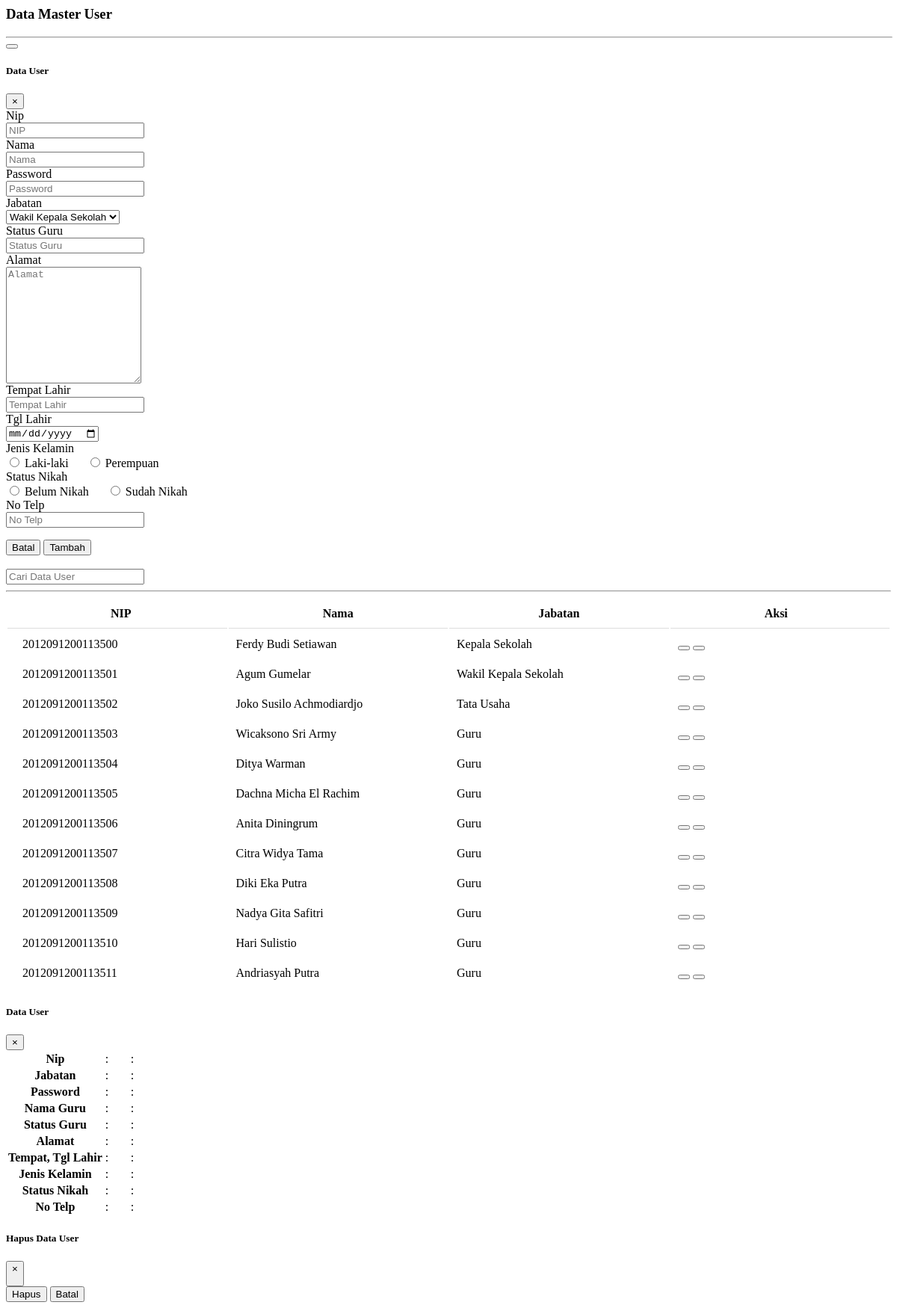
Screenshot of /admin/pages/muser.php with the database file from the repository.
### tables this page shows
CREATE TABLE IF NOT EXISTS `user` (
  `nip` char(18) NOT NULL,
  `id_jenis_user` int(11) DEFAULT NULL,
  `password` varchar(100) DEFAULT NULL,
  `nama_guru` varchar(100) DEFAULT NULL,
  `status_guru` varchar(100) DEFAULT NULL,
  `alamat` text,
  `tempat_lahir` varchar(100) DEFAULT NULL,
  `tgl_lahir` date DEFAULT NULL,
  `jenis_kelamin` char(1) DEFAULT NULL,
  `status_nikah` char(1) DEFAULT NULL,
  `no_telp` varchar(20) DEFAULT NULL,
  PRIMARY KEY (`nip`),
  KEY `id_jenis_user` (`id_jenis_user`),
  CONSTRAINT `FK_user_jenis_user` FOREIGN KEY (`id_jenis_user`) REFERENCES `jenis_user` (`id_jenis_user`) ON DELETE CASCADE ON UPDATE CASCADE
);

CREATE TABLE IF NOT EXISTS `jenis_user` (
  `id_jenis_user` int(10) NOT NULL AUTO_INCREMENT,
  `jabatan` varchar(20) DEFAULT NULL,
  `level` int(11) DEFAULT NULL,
  PRIMARY KEY (`id_jenis_user`)
);

### admin/pages/muser.php (the view, shortened to what this page needs)
<div class="container">
	<div class="row">
		<div class="col">
			<h3>Data Master User</h3>
		</div>
	</div>
	<hr class="bg-primary" width="100%">
	<div class="contaienr">
		<div class="col">
			<button type="button" class="btn btn-primary" data-toggle="modal" data-target="#exampleModal">
			</button>
			<?php
				$btn = "Tambah";
			?>
			<div class="modal fade" id="exampleModal" tabindex="-1" role="dialog" aria-labelledby="exampleModalLabel" aria-hidden="true">
			  	<div class="modal-dialog modal-lg" role="document">
			    	<div class="modal-content">
				      	<div class="modal-header">
					        <h5 class="modal-title" id="exampleModalLabel">Data User</h5>
					        <button type="button" class="close" data-dismiss="modal" aria-label="Close">
					          	<span aria-hidden="true">&times;</span>
					        </button>
				      	</div>
				      	<div class="modal-body">
					       	<form class="form-horizontal" method="post" action="modal/p_user.php">
				       	 	<div class="form-group row">
						   		<label for="nip" class="col-sm-2 col-form-label col-form-label-sm">Nip</label>
							    <div class="col-sm-10">
							      	<input type="text" class="form-control form-control-sm" id="nip" name="nip" <?= isset($nip)?'value="'.$nip.'" readonly':""; ?> placeholder="NIP">
							    </div>
						  	</div>
				       	 	<div class="form-group row">
						   		<label for="nama_guru" class="col-sm-2 col-form-label col-form-label-sm">Nama</label>
							    <div class="col-sm-10">
							      	<input type="text" class="form-control form-control-sm" id="nama_guru" name="nama_guru" value="<?= isset($nama_guru)?$nama_guru:""; ?>" placeholder="Nama">
							    </div>
						  	</div>
						  	<div class="form-group row">
								<label for="password" class="col-sm-2 col-form-label col-form-label-sm">Password</label>
								<div class="col-sm-10">
									<input type="text" class="form-control form-control-sm" id="password" name="password" value="<?= isset($password)?$password:""; ?>" placeholder="Password">
								</div>
							</div>
				       	 	<div class="form-group row">
							   	<label for="id_jenis_user" class="col-sm-2 col-form-label col-form-label-sm">Jabatan</label>
							    <div class="col-sm-10">
						          	<select class="form-control form-control-sm" id="id_jenis_user" name="id_jenis_user">
						          		<?php
						          			$jb = mysql_query("SELECT * FROM jenis_user");
						          			while($rj = mysql_fetch_array($jb)){
						          		?>
								      	<option value="<?= $rj['id_jenis_user']?>" <?= isset($$rj['jabatan'])?"selected":''?> ><?= $rj['jabatan']; ?></option>
								   		<?php } ?>
								   	</select>
						    	</div>
						  	</div>
						  	<div class="form-group row">
								<label for="status_guru" class="col-sm-2 control-form-label col-form-label-sm">Status Guru</label>
								<div class="col-sm-10">
									<input type="text" class="form-control form-control-sm" id="status_guru" name="status_guru" value="<?= isset($status_guru)?$status_guru:""; ?>" placeholder="Status Guru">
								</div>
							</div>
							<div class="form-group row">
								<label for="alamat" class="col-sm-2 control-form-label col-form-label-sm">Alamat</label>
								<div class="col-sm-10">
									<textarea class="form-control form-control-sm" id="alamat" name="alamat" placeholder="Alamat" rows="10"><?= isset($alamat)?$alamat:""; ?></textarea>
								</div>
							</div>
							<div class="form-group row">
								<label for="tempat_lahir" class="col-sm-2 control-form-label col-form-label-sm">Tempat Lahir</label>
								<div class="col-sm-10">
									<input type="text" class="form-control form-control-sm" id="tempat_lahir" name="tempat_lahir" value="<?= isset($tempat_lahir)?$tempat_lahir:""; ?>" placeholder="Tempat Lahir">
								</div>
							</div>
							<div class="form-group row">
								<label for="tgl_lahir" class="col-sm-2 control-form-label col-form-label-sm">Tgl Lahir</label>
								<div class="col-sm-10">
									<input type="date" class="form-control form-control-sm" id="tgl_lahir" name="tgl_lahir" value="<?= isset($tgl_lahir)?$tgl_lahir:""; ?>" placeholder="Tgl Lahir">
								</div>
							</div>
							<div class="form-group row">
								<label for="jenis_kelamin" class="col-sm-2 control-form-label col-form-label-sm">Jenis Kelamin</label>
								<div class="col-sm-10">
									<input type="radio" id="jenis_kelamin_l" name="jenis_kelamin" value="L" <?= isset($L)?"checked":""; ?> > Laki-laki
									&nbsp;&nbsp;&nbsp;&nbsp;
									<input type="radio" id="jenis_kelamin_p" name="jenis_kelamin" value="P" <?= isset($P)?"checked":""; ?> > Perempuan
								</div>
							</div>
							<div class="form-group row">
								<label for="status_nikah" class="col-sm-2 control-form-label col-form-label-sm">Status Nikah</label>
								<div class="col-sm-10">
									<input type="radio" id="status_nikah_b" name="status_nikah" value="B" <?= isset($B)?"checked":""; ?> > Belum Nikah
									&nbsp;&nbsp;&nbsp;&nbsp;
									<input type="radio" id="status_nikah_n" name="status_nikah" value="N" <?= isset($N)?"checked":""; ?> > Sudah Nikah
								</div>
							</div>
							<div class="form-group row">
								<label for="no_telp" class="col-sm-2 control-form-label col-form-label-sm">No Telp</label>
								<div class="col-sm-10">
									<input type="text" class="form-control form-control-sm" id="no_telp" name="no_telp" value="<?= isset($no_telp)?$no_telp:""; ?>" placeholder="No Telp">
								</div>
							</div>
				      	</div>
				      	<div class="modal-footer">
					        <button type="button" class="btn btn-secondary" data-dismiss="modal">Batal</button>
				        	<input type="submit" class="btn btn-primary" value="<?= $btn; ?>" name="btnSimpan">
				      	</div>
			    	</div>
			  	</div>
			</div>
		</div>
	</div>
	<br>
	<div class="container">
		<div class="row">
			<div class="col">
			<input type="search" class="form-control" data-table="order-table" placeholder="Cari Data User" />
			<hr>
				<table class="order-table">
					<thead>
						<tr>
							<th width="25%">NIP</th>
							<th width="25%">Nama</th>
							<th width="25%">Jabatan</th>
							<th width="25%">Aksi</th>
						</tr>
					</thead>
					<tbody>
						<?php
							$sql = "SELECT * FROM user a JOIN jenis_user b ON a.id_jenis_user = b.id_jenis_user";
							$q = mysql_query($sql);
							while($row = mysql_fetch_array($q)){
						?>
						<tr>
							<td><?= $row['nip']; ?></td>
							<td><?= $row['nama_guru']; ?></td>
							<td><?= $row['jabatan']; ?></td>
							<td>
								<button class="btn btn-outline-info btn-sm btn_info" id="<?= $row['nip'];?>"><span data-feather="info"></span></button>
								<button href="#" class="btn btn-outline-danger btn-sm btn_hapus" id="<?= $row['nip'];?>"><span data-feather="trash-2"></span></button>
							</td>
						</tr>
						<?php } ?>
					</tbody>
				</table>
			</div>
		</div>
	</div>
</div>
<div class="modal fade infolengkap" tabindex="-1" role="dialog" aria-labelledby="mySmallModalLabel" aria-hidden="true">
  	<div class="modal-dialog modal-lg">
    	<div class="modal-content">
	      	<div class="modal-header">
		   	 	<h5 class="modal-title" id="exampleModalLabel">Data User</h5>
		      	<button type="button" class="close" data-dismiss="modal" aria-label="Close">
		        	<span aria-hidden="true">&times;</span>
		      	</button>
		    </div>
		    <div class="modal-body">
		     	<table class="table">
		     		<tr>
						<th width="20%">Nip</th>
						<td width="5%">:</td>
						<td id="td_nip">:</td>
					</tr>
					<tr>
						<th>Jabatan</th>
						<td>:</td>
						<td id="td_jabatan">:</td>
					</tr>
					<tr>
						<th>Password</th>
						<td>:</td>
						<td id="td_password">:</td>
					</tr>
					<tr>
						<th>Nama Guru</th>
						<td>:</td>
						<td id="td_nama_guru">:</td>
					</tr>
					<tr>
						<th>Status Guru</th>
						<td>:</td>
						<td id="td_status_guru">:</td>
					</tr>
					<tr>
						<th>Alamat</th>
						<td>:</td>
						<td id="td_alamat">:</td>
					</tr>
					<tr>
						<th>Tempat, Tgl Lahir</th>
						<td>:</td>
						<td id="td_ttl">:</td>
					</tr>
					<tr>
						<th>Jenis Kelamin</th>
						<td>:</td>
						<td id="td_jk">:</td>
					</tr>
					<tr>
						<th>Status Nikah</th>
						<td>:</td>
						<td id="td_status_nikah">:</td>
					</tr>
					<tr>
						<th>No Telp</th>
						<td>:</td>
						<td id="td_notelp">:</td>
					</tr>
		     	</table>
			</div>
    	</div>
  	</div>
</div>
<div class="modal fade hapusdata" tabindex="-1" role="dialog" aria-labelledby="mySmallModalLabel" aria-hidden="true">
  	<div class="modal-dialog modal-xs">
    	<div class="modal-content">
      		<div class="modal-header">
		   	 	<h5 class="modal-title" id="exampleModalLabel">Hapus Data User</h5>
		      	<button type="button" class="close" data-dismiss="modal" aria-label="Close">
		        	<span aria-hidden="true">&times;</span>
		      	</button>
		    </div>
		    <div class="modal-body">
		    	<input type="submit" class="btn btn-danger btn_delete" name="btnDelete" value="Hapus">
		    	<button type="button" class="btn btn-secondary" data-dismiss="modal">Batal</button>
		    </div>
		</div>
  	</div>
</div>

### admin/pages/muser.php (style rules this page uses)
.container table { width: 100%; font-size: 1rem; }
.container td, .container th { padding: 10px; }
.container td:first-child, .container th:first-child { padding-left: 20px; }
.container td:last-child, .container th:last-child { padding-right: 20px; }
.container th { border-bottom: 1px solid #ddd; position: relative; }

### rows the page displays
user: nip "2012091200113500", nama_guru "Ferdy Budi Setiawan", id_jenis_user.jabatan "Kepala Sekolah"
user: nip "2012091200113501", nama_guru "Agum Gumelar", id_jenis_user.jabatan "Wakil Kepala Sekolah"
user: nip "2012091200113502", nama_guru "Joko Susilo Achmodiardjo", id_jenis_user.jabatan "Tata Usaha"
user: nip "2012091200113503", nama_guru "Wicaksono Sri Army", id_jenis_user.jabatan "Guru"
user: nip "2012091200113504", nama_guru "Ditya Warman", id_jenis_user.jabatan "Guru"
user: nip "2012091200113505", nama_guru "Dachna Micha El Rachim", id_jenis_user.jabatan "Guru"
user: nip "2012091200113506", nama_guru "Anita Diningrum", id_jenis_user.jabatan "Guru"
user: nip "2012091200113507", nama_guru "Citra Widya Tama", id_jenis_user.jabatan "Guru"
user: nip "2012091200113508", nama_guru "Diki Eka Putra", id_jenis_user.jabatan "Guru"
user: nip "2012091200113509", nama_guru "Nadya Gita Safitri", id_jenis_user.jabatan "Guru"
user: nip "2012091200113510", nama_guru "Hari Sulistio", id_jenis_user.jabatan "Guru"
user: nip "2012091200113511", nama_guru "Andriasyah Putra", id_jenis_user.jabatan "Guru"

### other values shown
form field id_jenis_user "Wakil Kepala Sekolah"
